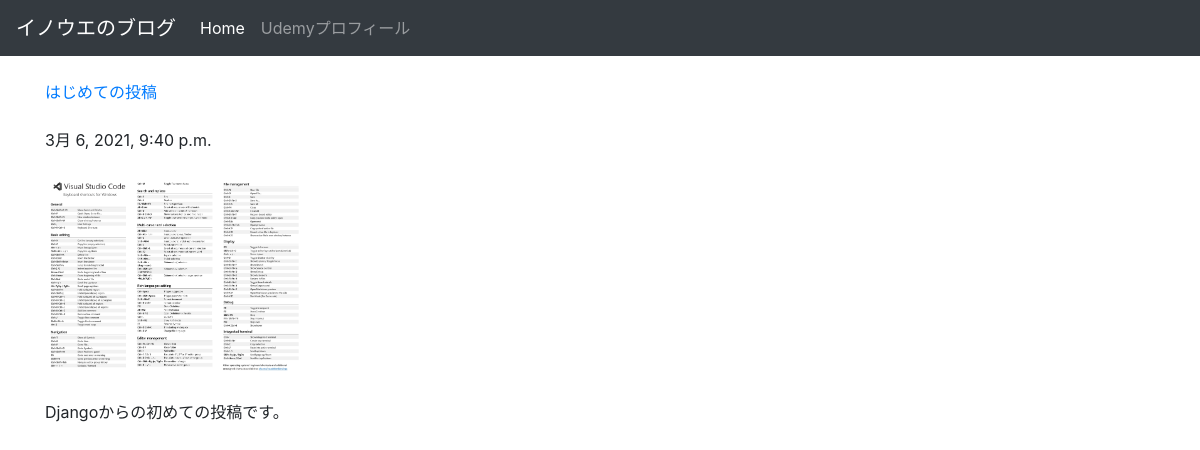
The app's page /posts/1/ with its own data.
### posts/models.py (models this page shows, shortened)
class Post(models.Model):
    title = models.CharField(max_length=100)
    published = models.DateTimeField()
    image = models.ImageField(upload_to='media/')
    body = models.TextField()

### posts/views.py (the view)
# urls.py: url(r'^posts/(?P<post_id>[0-9]+)/$', views.post_detail ,name="post_detail")
def post_detail(request, post_id):
    post = get_object_or_404(Post, pk=post_id)
    return render(request, 'posts/post_detail.html', {'post':post})

### posts/templates/posts/post_detail.html (shortened to what this page needs)
<!DOCTYPE html>
<html lang = "ja-jp">
<head>
    <link rel="stylesheet" href="https://maxcdn.bootstrapcdn.com/bootstrap/4.0.0-beta.2/css/bootstrap.min.css">
</head>
<body>
  <nav class="navbar navbar-expand-lg navbar-dark bg-dark">
  <a class="navbar-brand" href="#">イノウエのブログ</a>
  <div class="collapse navbar-collapse" id="navbarSupportedContent">
    <ul class="navbar-nav mr-auto">
      <li class="nav-item active">
        <a class="nav-link" href="../">Home <span class="sr-only">(current)</span></a>
      </li>
      <li class="nav-item">
        <a class="nav-link" href="https://www.udemy.com/user/hirokiinoue/">Udemyプロフィール</a>
      </li>
    </ul>
  </div>
</nav>
<div class="container">
<br />
    <a href ="{% url 'post_detail' post.id %}">{{ post.title }}</a>
    <br /><br />
    {{ post.published }}
    <br /><br />
    <img src="{{ post.image.url }}" class = "img-fluid rounded" style="max-height: 200px;" />
    <br /><br />
    {{ post.body }}
    <br /><br />
  </div>
</body>
</html>

### records on screen
Post: title "はじめての投稿", published "3月 6, 2021, 9:40 p.m.", image (picture), body "Djangoからの初めての投稿です。"
